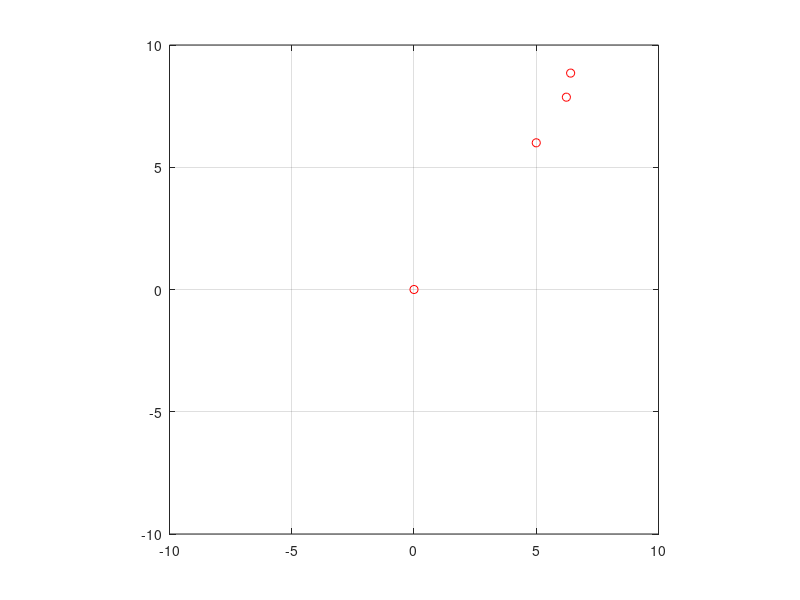

MATLAB code to generate this figure:
ryaw = 30;
syaw = 50;

xr = 5;
yr = 6;
xs = 2;
ys = 1;

l3 = 1;

ryaw= ryaw*pi/180;
syaw = syaw*pi/180;

aa = [1 0 xr;0 1 yr; 0 0 1];

bb = [ cos(ryaw), -sin(ryaw), 0;
	sin(ryaw), cos(ryaw), 0;
	0, 0, 1];

cc =  [1, 0, xs; 0, 1, ys; 0, 0, 1];

dd = [ cos(syaw ), -sin(syaw ), 0;
	sin(syaw ), cos(syaw ), 0;
	0, 0, 1];

ee =  [1, 0, l3; 0, 1, 0; 0, 0, 1];

hom=aa*bb*cc*dd*ee;

a=[0;0;1];
b=hom*a;
c=aa*a;
d=aa*bb*cc*a;

newplot();
plot(0, 0, 'ro');
hold on;
plot(b(1), b(2), 'ro');
plot(c(1), c(2), 'ro');
plot(d(1), d(2), 'ro');
%plot(ee(1), ee(2), 'ro');
axis([-10 10 -10 10], "square");

grid on;
hold off;